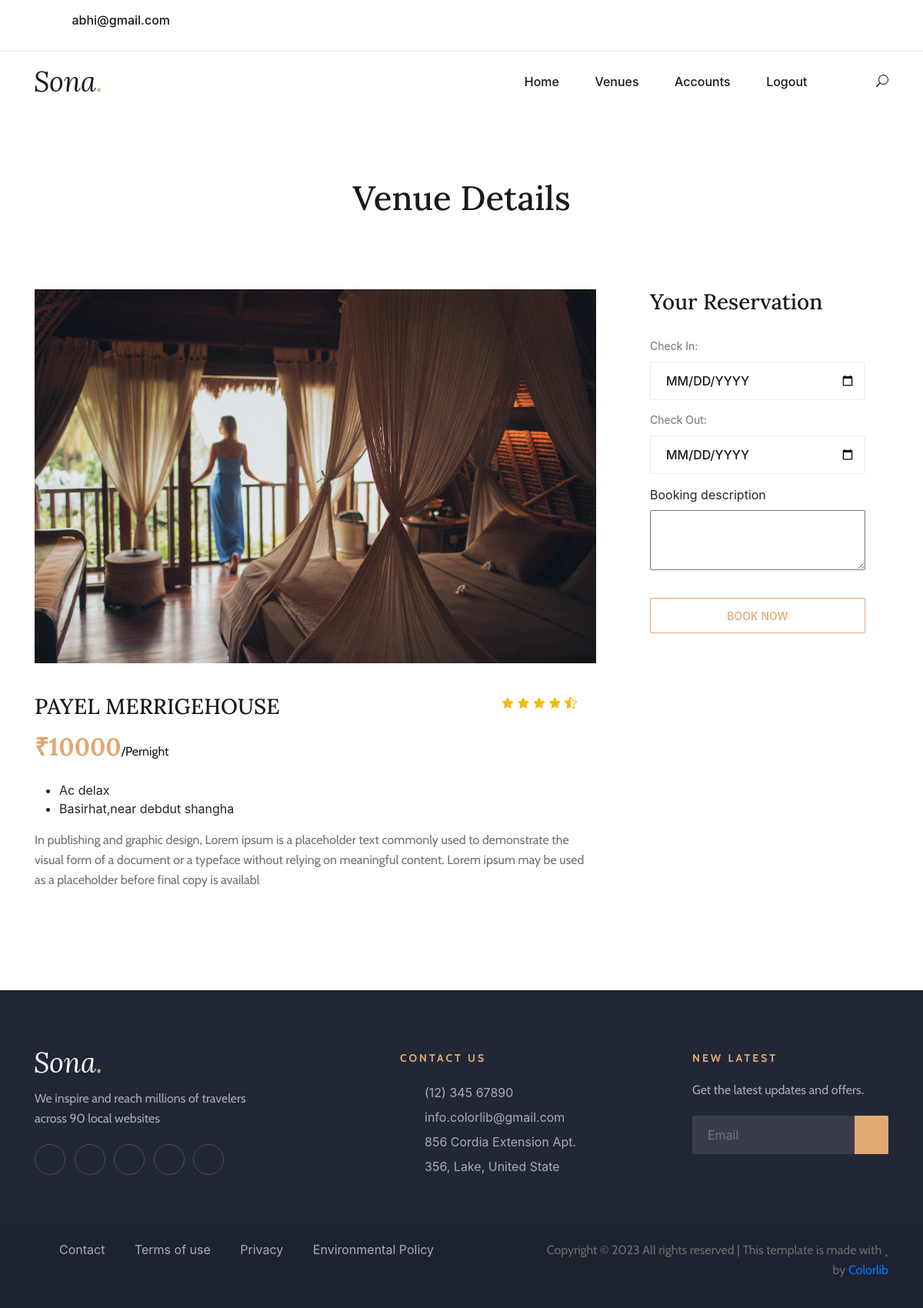
Screenshot of /venue/book/1 (signed in) with the database file from the repository.
### myapp/models.py (models this page shows, shortened)
class Venue(models.Model):
    vid=models.AutoField(primary_key=True)
    vname=models.CharField(max_length=255, verbose_name='Venue Name')
    vdescriptions=models.TextField(verbose_name='Venue Descripton')
    vtype=models.CharField(max_length=50, verbose_name='Venue Type')
    vaddress=models.CharField(max_length=255, verbose_name='Venue Address')
    vcharges=models.CharField(max_length=15, verbose_name='Venue Charges')
    file = models.FileField(upload_to="uploads/", validators=[validate_file_extension], verbose_name='Venue Image')

### myapp/views.py (the view, shortened to what this page needs)
# urls.py: path('venue/book/<id>',venuebook,name='venuebook'),
@login_required(login_url="myapp:login")
def venuebook(request,id):
    venue_obj=Venue.objects.get(vid=id)
    contex={
        'venue_obj':venue_obj
    }
    return render(request,'room-details.html',contex)

### myapp/templates/room-details.html (shortened to what this page needs)
{% extends 'base.html' %}
{% block body %}
<div class="breadcrumb-section">
    <div class="container">
        <div class="row">
            <div class="col-lg-12">
                <div class="breadcrumb-text">
                    <h2>Venue Details</h2>
                </div>
            </div>
        </div>
    </div>
</div>
<section class="room-details-section spad">
    <div class="container">
        {% if venue_obj %}
        <div class="row">
            <div class="col-lg-8">
                <div class="room-details-item">
                    <img src="{{venue_obj.file.url}}" alt="ffff">
                    <div class="rd-text">
                        <div class="rd-title">
                            <h3>{{venue_obj.vname}}</h3>
                            <div class="rdt-right">
                                <div class="rating">
                                    <i class="icon_star"></i>
                                    <i class="icon_star"></i>
                                    <i class="icon_star"></i>
                                    <i class="icon_star"></i>
                                    <i class="icon_star-half_alt"></i>
                                </div>
                            </div>
                        </div>
                        <h2>₹{{venue_obj.vcharges}}<span>/Pernight</span></h2>
                        <ul>
                            <li>{{venue_obj.vtype}}</li>
                            <li>{{venue_obj.vaddress}}</li>
                        </ul>
                       <p class="f-para">
                        {{venue_obj.vdescriptions}}
                       </p>
                    </div>
                </div>
            </div>
            <div class="col-lg-4">
                <div class="room-booking">
                    <h3>Your Reservation</h3>
                    <form  method="POST">
                        <div class="check-date">
                            <label for="date-in">Check In:</label>
                            <input type="date" class="form-control" id="date-in" name="from_date" required>
                        </div>
                        <div class="check-date">
                            <label for="date-out">Check Out:</label>
                            <input type="date" class="form-control" id="date-out" name="end_date" required>
                        </div>
                        <div>
                            <label for="">Booking description</label>
                            <textarea name="description" id="" cols="30" rows="3" style="width: 100%;"></textarea>
                        </div>
                        <button type="submit">Book Now</button>
                    </form>
                </div>
            </div>
        </div>
        {% endif %}
    </div>
</section>
{% endblock %}

### myapp/templates/base.html (shortened to what this page needs)
{% load static %}
<!DOCTYPE html>
<html lang="zxx">
<head>
    <link rel="stylesheet" href="{% static 'venue/css/bootstrap.min.css' %}" type="text/css">
    <link rel="stylesheet" href="{% static 'venue/css/font-awesome.min.css' %}" type="text/css">
    <link rel="stylesheet" href="{% static 'venue/css/elegant-icons.css' %}" type="text/css">
    <link rel="stylesheet" href="{% static 'venue/css/flaticon.css' %}" type="text/css">
    <link rel="stylesheet" href="{% static 'venue/css/owl.carousel.min.css' %}" type="text/css">
    <link rel="stylesheet" href="{% static 'venue/css/nice-select.css' %}" type="text/css">
    <link rel="stylesheet" href="{% static 'venue/css/jquery-ui.min.css' %}" type="text/css">
    <link rel="stylesheet" href="{% static 'venue/css/magnific-popup.css' %}" type="text/css">
    <link rel="stylesheet" href="{% static 'venue/css/slicknav.min.css' %}" type="text/css">
    <link rel="stylesheet" href="{% static 'venue/css/style.css' %}" type="text/css">
    <link href="https://cdn.jsdelivr.net/npm/bootstrap@5.3.1/dist/css/bootstrap.min.css" rel="stylesheet"
>
    <link rel="stylesheet" href="https://cdn.jsdelivr.net/npm/bootstrap@4.6.2/dist/css/bootstrap.min.css"
>
    <link rel="stylesheet"
        href="https://cdn.jsdelivr.net/npm/@fortawesome/fontawesome-free@6.2.1/css/fontawesome.min.css"
>
</head>
<body>
    <header class="header-section">
        <div class="top-nav">
            <div class="container">
                <div class="row">
                    {% if request.user.is_authenticated %}
                    <div class="col-lg-6">
                        <ul class="tn-left">
                            <li><i class="fa fa-envelope"></i>{{request.user.email}}</li>
                        </ul>
                    </div>
                    {% endif %}
                </div>
            </div>
        </div>
        <div class="menu-item">
            <div class="container">
                <div class="row">
                    <div class="col-lg-2">
                        <div class="logo">
                            <a href="./index.html">
                                <img src="{% static 'venue/img/logo.png' %}" alt="">
                            </a>
                        </div>
                    </div>
                    <div class="col-lg-10">
                        <div class="nav-menu">
                            <nav class="mainmenu">
                                {% with request.resolver_match.url_name as url_name %}
                                <ul>
                                    <li class="{% if url_name == 'home' %}active{% endif %}"><a
                                            href="{% url 'myapp:home' %}" style="text-decoration: none;">Home</a></li>
                                    <li class="{% if url_name == 'venuesdetails' %}active{% endif %}"><a
                                            href="{% url 'myapp:venuesdetails' %}"
                                            style="text-decoration: none;">Venues</a></li>
                                    {% if request.user.is_authenticated %}
                                    <li class="{% if url_name == 'login' %}active{% endif %}"><a href="#"
                                            style="text-decoration: none;">Accounts</a>
                                    </li>
                                    {% endif %}
                                    {% if request.user.is_authenticated %}
                                    <li><a href="{% url 'myapp:logout' %}" style="text-decoration: none;">Logout</a>
                                    </li>
                                    {% endif %}
                                </ul>
                                {% endwith %}
                            </nav>
                            <div class="nav-right search-switch">
                                <i class="icon_search"></i>
                            </div>
                        </div>
                    </div>
                </div>
            </div>
        </div>
    </header>
    {% block body %}
    {% endblock %}
    <footer class="footer-section">
        <div class="container">
            <div class="footer-text">
                <div class="row">
                    <div class="col-lg-4">
                        <div class="ft-about">
                            <div class="logo">
                                <a href="#">
                                    <img src="{% static 'venue/img/footer-logo.png' %}" alt="">
                                </a>
                            </div>
                            <p>We inspire and reach millions of travelers<br /> across 90 local websites</p>
                            <div class="fa-social">
                                <a href="#"><i class="fa fa-facebook"></i></a>
                                <a href="#"><i class="fa fa-twitter"></i></a>
                                <a href="#"><i class="fa fa-tripadvisor"></i></a>
                                <a href="#"><i class="fa fa-instagram"></i></a>
                                <a href="#"><i class="fa fa-youtube-play"></i></a>
                            </div>
                        </div>
                    </div>
                    <div class="col-lg-3 offset-lg-1">
                        <div class="ft-contact">
                            <h6>Contact Us</h6>
                            <ul>
                                <li>(12) 345 67890</li>
                                <li>info.colorlib@gmail.com</li>
                                <li>856 Cordia Extension Apt. 356, Lake, United State</li>
                            </ul>
                        </div>
                    </div>
                    <div class="col-lg-3 offset-lg-1">
                        <div class="ft-newslatter">
                            <h6>New latest</h6>
                            <p>Get the latest updates and offers.</p>
                            <form action="#" class="fn-form">
                                <input type="text" placeholder="Email">
                                <button type="submit"><i class="fa fa-send"></i></button>
                            </form>
                        </div>
                    </div>
                </div>
            </div>
        </div>
        <div class="copyright-option">
            <div class="container">
                <div class="row">
                    <div class="col-lg-7">
                        <ul>
                            <li><a href="#">Contact</a></li>
                            <li><a href="#">Terms of use</a></li>
                            <li><a href="#">Privacy</a></li>
                            <li><a href="#">Environmental Policy</a></li>
                        </ul>
                    </div>
                    <div class="col-lg-5">
                        <div class="co-text">
                            <p>
                                Copyright &copy;
                                <script>document.write(new Date().getFullYear());</script> All rights reserved | This
                                template is made with <i class="fa fa-heart" aria-hidden="true"></i> by <a
                                    href="https://colorlib.com" target="_blank">Colorlib</a>
                            </p>
                        </div>
                    </div>
                </div>
            </div>
        </div>
    </footer>
</body>
</html>

### rows the page displays
Venue: file (picture), vname "PAYEL MERRIGEHOUSE", vcharges "10000", vtype "Ac delax", vaddress "Basirhat,near debdut shangha", vdescriptions "In publishing and graphic design, Lorem ipsum is a placeholder text commonly used to demonstrate the visual form of a document or a typeface without relying on meaningful content. Lorem ipsum may be used as a placeholder before final copy is availabl"

### other values shown
{{ request.user.email }} "abhi@gmail.com"
